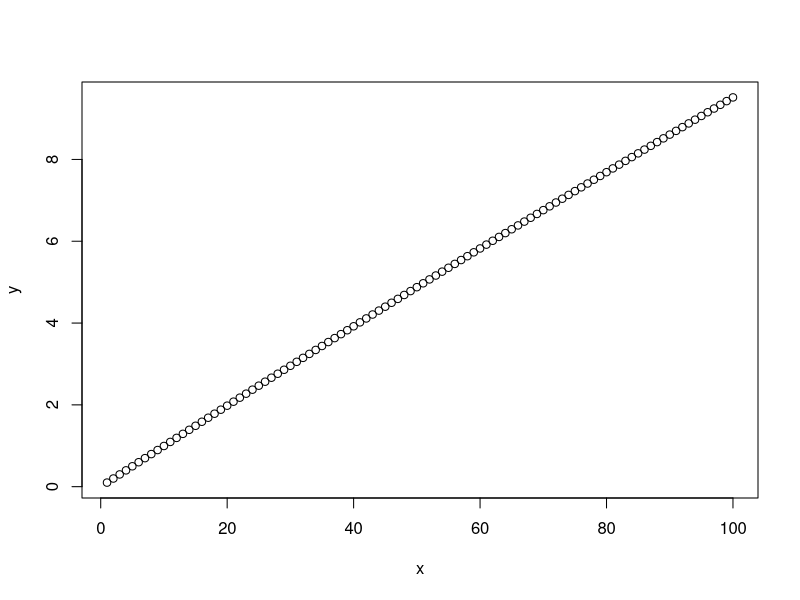
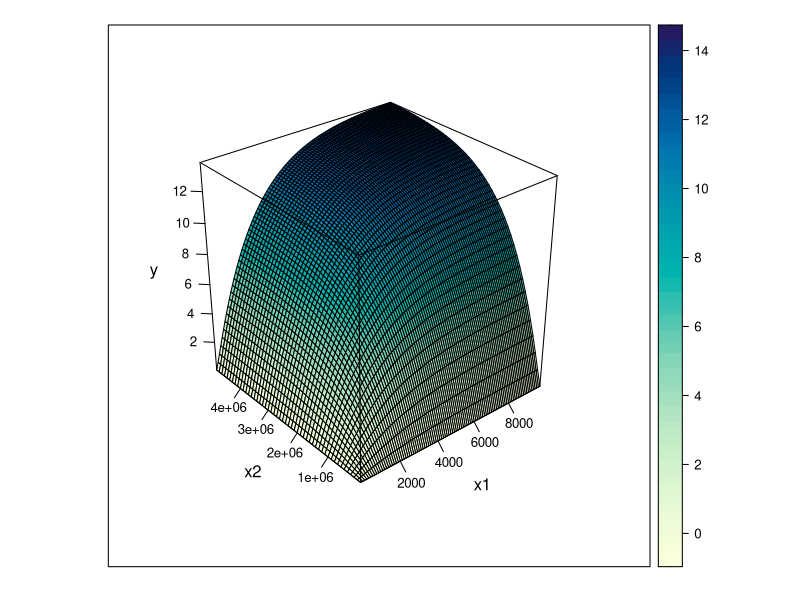

These figures' R source, in order:
expDecay <- function(x, C, k)
{
	stopifnot(k > 0)
	y <- C * (1 - exp(-k*x))
}

x <- 1:100
y <- expDecay(x, 100, 0.001)
plot(y ~ x)

library(lattice)

expDecay2D <- function(x1, x2, C, k1, k2, a)
{
	stopifnot(k1 > 0)
	stopifnot(k2 > 0)
	y <- C * (1 - exp(-k1*x1) - exp(-k2*x2) + exp(-k1*x1-k2*x2))^a
	return(y)
}

x1 <- seq(1, 10000, by=100)
x2 <- seq(1, 5000000, by=100000)

dat <- expand.grid(x1=x1, x2=x2, y=NA)
dat$y <- expDecay2D(dat$x1, dat$x2, 14, 0.0005, 0.000001, 1.1)

wireframe(y ~ x1 * x2, data=dat, drape=T, default.scales=list(arrows=F))
max(dat$y)